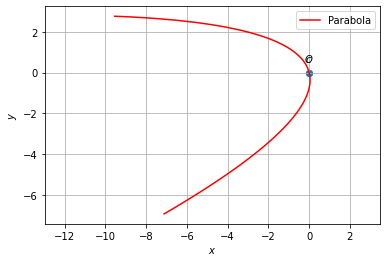

This chart was generated by the following Python code:
import numpy as np
import matplotlib.pyplot as plt
from numpy import linalg as LA

def parab_gen(y,a):
    x = y**2/a
    return x

#setting up plot
fig = plt.figure()
ax = fig.add_subplot(111, aspect='equal')
len = 100
y = np.linspace(-5,5,len)


#parab parameters
V = np.array(([1,-4],[-4,16]))
u = np.array(([0,-51/2]))
f = 0

O = np.array(([0,0]))
#Generating the Standard parabola

#Eigenvalues and eigenvectors
D_vec,P = LA.eig(V)

D = np.diag(D_vec)
p = P[:,1]
eta = (u@p)
foc = np.abs(2*u@p)/D_vec[1]

x = parab_gen(y,foc)
cA = np.vstack((u+eta*p,V))
cb = np.vstack((-f,(eta*p-u).reshape(-1,1)))
c = LA.lstsq(cA,cb,rcond=None)[0]
c = c.flatten()

c1 = np.array(([(u@V@u-2*D_vec[0]*u@u+D_vec[0]**2*f)/(eta*D_vec[1]**2),0]))
xStandardparab = np.vstack((x,y))

xActualparab = P@xStandardparab + c[:,np.newaxis]

parab_coords = np.vstack((O,c)).T
plt.scatter(parab_coords[0,:], parab_coords[1,:])
vert_labels = ['$O$','$c$']
for i, txt in enumerate(vert_labels):
    plt.annotate(txt, # this is the text
                 (parab_coords[0,i], parab_coords[1,i]), # this is the point to label
                 textcoords="offset points", # how to position the text
                 xytext=(0,10), # distance from text to points (x,y)
                 ha='center') # horizontal alignment can be left, right or center

plt.plot(xActualparab[0,:],xActualparab[1,:],label='Parabola', color='r')

plt.xlabel('$x$')
plt.ylabel('$y$')
plt.legend(loc='best')
plt.grid() # minor
plt.axis('equal')

plt.show()
